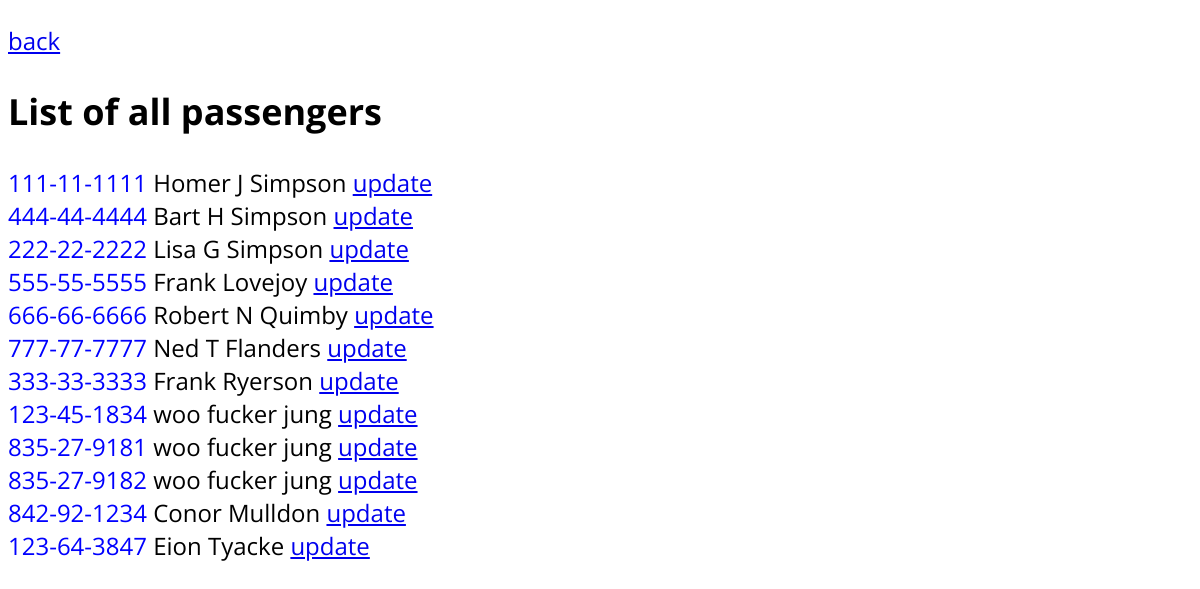
/showPassengers.php, run on an earlier commit of the app's database.
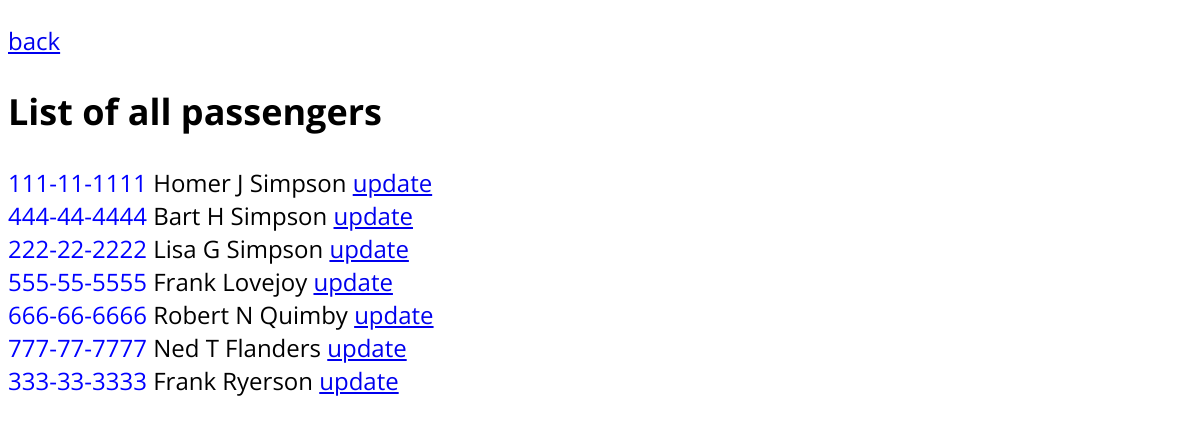
And on a later commit of the database.
### tables this page shows
CREATE TABLE passengers (
    f_name TEXT NOT NULL,
    m_name TEXT,
    l_name TEXT NOT NULL,
    ssn    TEXT CHECK(GLOB('???-??-????', ssn)) PRIMARY KEY
);

### showPassengers.php (the view, shortened to what this page needs)
<!DOCTYPE html>
<html><head>
    <link rel="stylesheet" type="text/css" href="showPassengers.css">
</head>
<body>
    <p>
        <a href='index.php'>back</a>
    </p>
<h2>List of all passengers</h2>
<p>
    <?php
        $db_file = './myDB/airport.db';
        try {
            $db = new PDO('sqlite:' . $db_file);
            $db->setAttribute(PDO::ATTR_ERRMODE, PDO::ERRMODE_EXCEPTION);
            $query_str = "select * from passengers;";
            $result_set = $db->query($query_str);
            foreach($result_set as $tuple) {
                 echo "<font color='blue'>$tuple[ssn]</font> $tuple[f_name] $tuple[m_name] $tuple[l_name]
                 <a href='./passengerForm.php?ssn=$tuple[ssn]&f_name=$tuple[f_name]&m_name=$tuple[m_name]&l_name=$tuple[l_name]&update=True'>update</a>
                 <br/>\n";
            }
        }
        catch(PDOException $e) {
            die('Exception : '.$e->getMessage());
        }
    ?>
</p>
</body>
</html>

### showPassengers.css (style rules this page uses)
body { background-color: #ffffff; font-family: 'Open Sans', sans-serif; font-size: 2vw; }

What changed in the data, as far as the page shows it:
removed passengers: ssn "123-45-1834", f_name "woo", m_name "fucker", l_name "jung"
removed passengers: ssn "835-27-9181", f_name "woo", m_name "fucker", l_name "jung"
removed passengers: ssn "835-27-9182", f_name "woo", m_name "fucker", l_name "jung"
removed passengers: ssn "842-92-1234", f_name "Conor", l_name "Mulldon"
removed passengers: ssn "123-64-3847", f_name "Eion", l_name "Tyacke"
